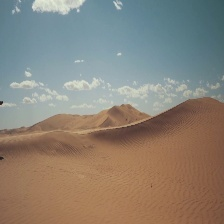
#> input picture Protection/v1_fernet_watermark/data/output_videos/watermarked_frames/frame_000000.jpg, 224 x 224 px; its folder holds 4 pictures in this run
$ python simulate_tampering.py
#> lines starting #> are read from the running program, lines starting #| are printed output that depends on the picture; after the words box and inside, x2 and y2 are one past the last pixel; in counts of white or black regions, pixels touching at a corner belong together
import cv2
import numpy as np
from pathlib import Path
import random

def simulate_tamper(src_folder, dst_folder, method="rectangle", tamper_ratio=0.15):
#> called with method = 'rectangle', tamper_ratio = 0.15
    src_folder = Path(src_folder)
    dst_folder = Path(dst_folder)
    dst_folder.mkdir(parents=True, exist_ok=True)

    frame_files = sorted([f for f in src_folder.iterdir() if f.suffix.lower() == ".jpg"])

    print(f"Simulating tampering on {len(frame_files)} frames with method: {method}")

    for i, file in enumerate(frame_files):
        img = cv2.imread(str(file))
#> img is the input picture: shape (224, 224, 3); mean B, G, R 119.5, 130.6, 138.6
        h, w, _ = img.shape
#> h = 224; w = 224

        if method == "rectangle":
            # Overwrite a random rectangle region
            box_h, box_w = int(h * tamper_ratio), int(w * tamper_ratio)
#> box_h = 33; box_w = 33
            top_left = (random.randint(0, h - box_h), random.randint(0, w - box_w))
#> top_left = (98, 107)
            # Set the region to gray
            img[top_left[0]:top_left[0]+box_h, top_left[1]:top_left[1]+box_w] = (127, 127, 127)
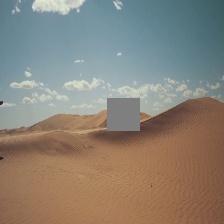
#> img: shape (224, 224, 3); 2.17% of pixels changed, all inside (x1, y1, x2, y2) = (107, 98, 140, 131)
        elif method == "blur":
            # Blur a random region
            box_h, box_w = int(h * tamper_ratio), int(w * tamper_ratio)
            top_left = (random.randint(0, h - box_h), random.randint(0, w - box_w))
            roi = img[top_left[0]:top_left[0]+box_h, top_left[1]:top_left[1]+box_w]
            img[top_left[0]:top_left[0]+box_h, top_left[1]:top_left[1]+box_w] = cv2.GaussianBlur(roi, (15, 15), 0)
        else:
            raise ValueError("Unknown method: " + method)

        out_path = dst_folder / file.name
        cv2.imwrite(str(out_path), img)
#> pass 2 of the loop in simulate_tamper, `for i, file in enumerate(frame_files):`:
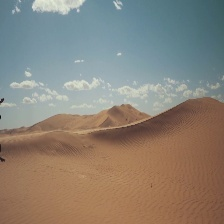
#> input picture Protection/v1_fernet_watermark/data/output_videos/watermarked_frames/frame_000002.jpg, 224 x 224 px
#> in simulate_tamper, img is the input picture: shape (224, 224, 3); mean B, G, R 119.5, 130.5, 138.6
#> in simulate_tamper, `img[top_left[0]:top_left[0]+box_h, top_left[1]:top_left[1]+box_w] = (1..`:
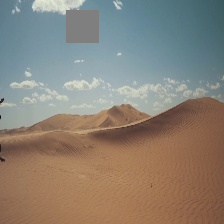
#> img: shape (224, 224, 3); 2.17% of pixels changed, all inside (x1, y1, x2, y2) = (66, 10, 99, 43)
#> pass 3 of the loop in simulate_tamper, `for i, file in enumerate(frame_files):`:
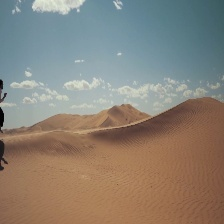
#> input picture Protection/v1_fernet_watermark/data/output_videos/watermarked_frames/frame_000007.jpg, 224 x 224 px
#> in simulate_tamper, img is the input picture: shape (224, 224, 3); mean B, G, R 119.2, 130.1, 138.3
#> in simulate_tamper, `img[top_left[0]:top_left[0]+box_h, top_left[1]:top_left[1]+box_w] = (1..`:
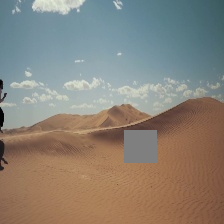
#> img: shape (224, 224, 3); 2.17% of pixels changed, all inside (x1, y1, x2, y2) = (124, 130, 157, 163)
#> the loop made 4 passes; the first 3 are shown
    print(f"✅ Tampered frames saved in {dst_folder}")

if __name__ == "__main__":
    # Use your watermarked frames as input
    src_folder = "../../data/output_videos/watermarked_frames/"
    dst_folder = "../../data/output_videos/tampered_frames/"
    simulate_tamper(src_folder, dst_folder, method="rectangle")  # Can switch to "blur" if desired
